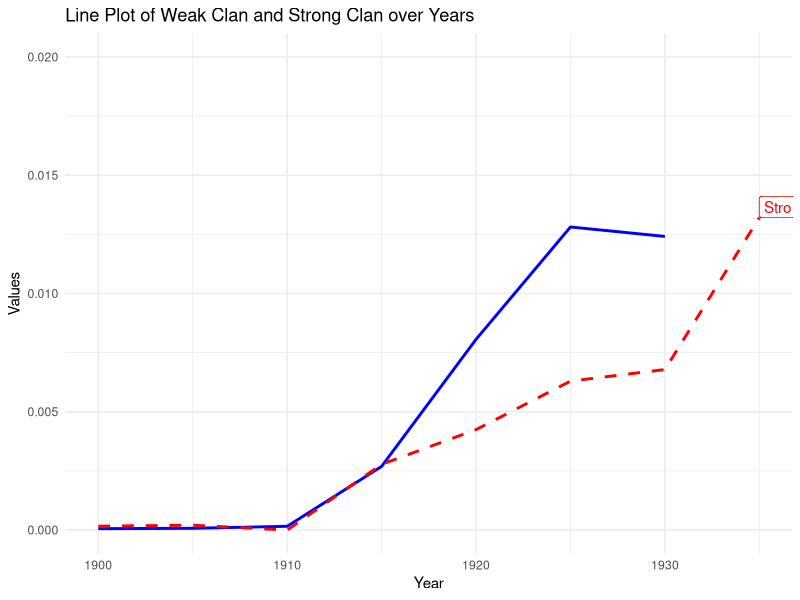
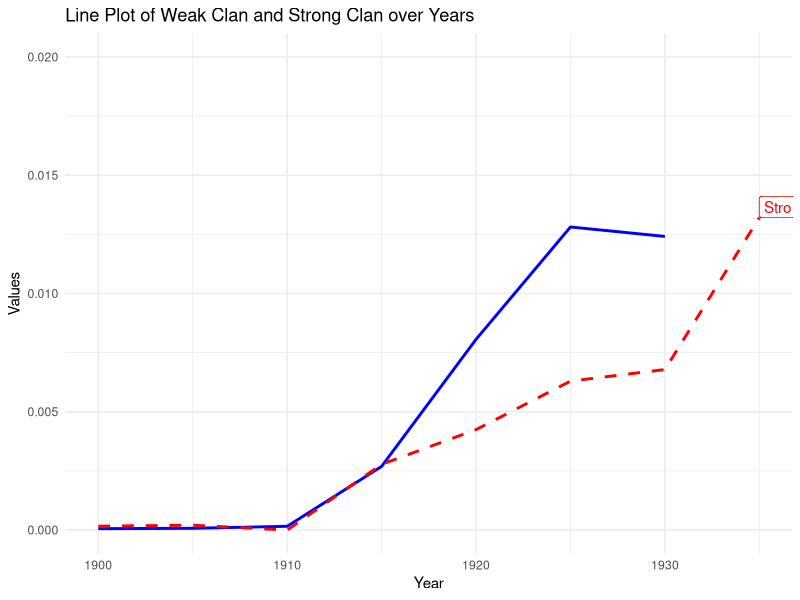

Recreate these plots in R, in order.
#### Preamble ####
# Purpose: make the graph 1 base on the figure 2.csv
# Author: Lin Dai
# Date: 10 February 2024
# Contact: dailin200007302gmail.com

#### Work space set up ####

install.packages("ggplot2")
library(ggplot2)
setwd("/cloud/project/outputs/graphs")

#### define the x-axis and y-axis ####

df <- data.frame(
  year = c(1900, 1905, 1910, 1915, 1920, 1925, 1930, 1935),
  weak_clan = c(0.000059, 0.0000751, 0.0001603, 0.0026916, 0.0080621, 0.0128102, 0.0124098, 0.0247112),
  strong_clan = c(0.0001648, 0.000206, 0, 0.0027787, 0.004246, 0.0062964, 0.0067854, 0.0132093)
)

#### sketch the graph use ggplot 2 ####

ggplot(df, aes(x = year)) +
  geom_line(aes(y = weak_clan), color = "blue", linetype = "solid", size = 1) +
  geom_line(aes(y = strong_clan), color = "red", linetype = "dashed", size = 1) +
  geom_label(aes(x = max(df$year), y = max(c(tail(df$weak_clan, 1), tail(df$strong_clan, 1)))),
             label = "Weak Clan", color = "blue", hjust = 0, vjust = 1) +
  geom_label(aes(x = max(df$year), y = min(c(tail(df$weak_clan, 1), tail(df$strong_clan, 1)))),
             label = "Strong Clan", color = "red", hjust = 0, vjust = 0) +
  labs(title = "Line Plot of Weak Clan and Strong Clan over Years",
       x = "Year",
       y = "Values") +
  scale_y_continuous(limits = c(0, 0.02)) +
  theme_minimal()

#### Save the image ####

ggsave("Figure 2b.png")
